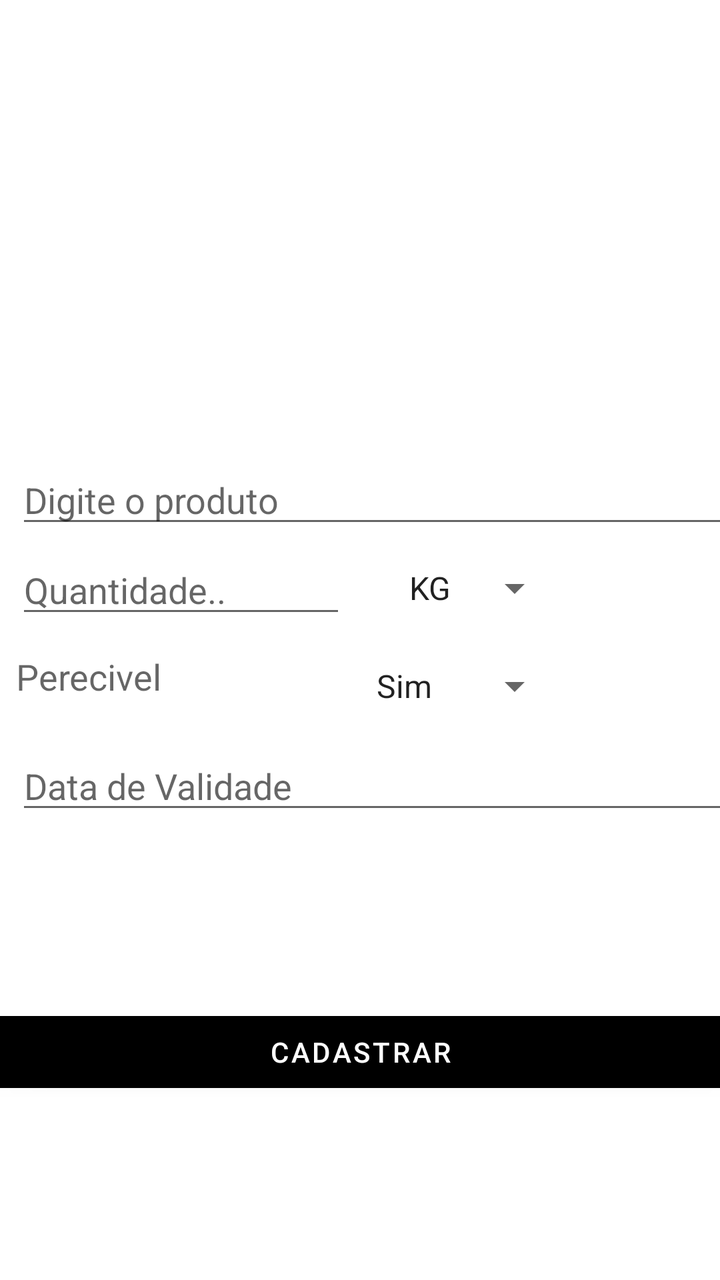
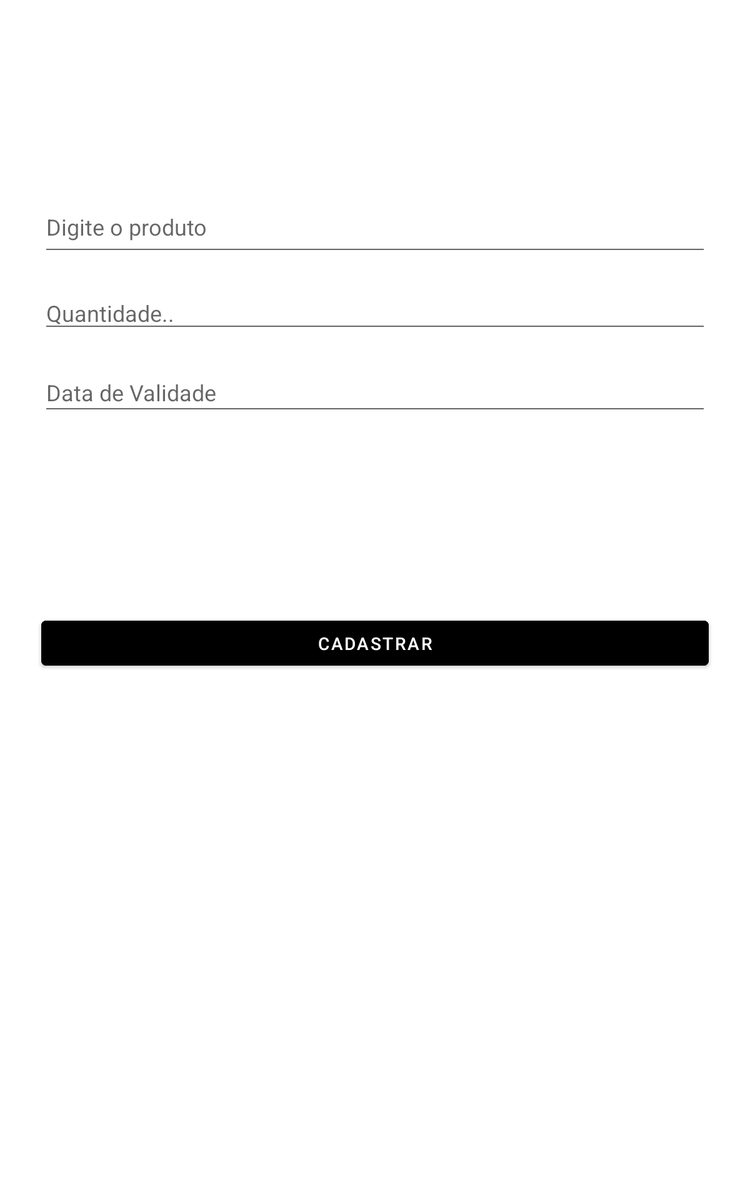

Compare how this app lays out the same screen by default and in its alternative resource folder. The renders come first, then the two layout files and the values they reference.
<!-- AndroidManifest.xml: application theme Theme.Tcc_Estoque_2009 -->
<!-- res/layout/fragment_dashboard.xml -->
<?xml version="1.0" encoding="utf-8"?>
<androidx.constraintlayout.widget.ConstraintLayout xmlns:android="http://schemas.android.com/apk/res/android"
    xmlns:app="http://schemas.android.com/apk/res-auto"
    xmlns:tools="http://schemas.android.com/tools"
    android:layout_width="match_parent"
    android:layout_height="match_parent"
    tools:context=".ui.dashboard.DashboardFragment">

    <EditText
        android:id="@+id/editText_nomeProduto"
        android:layout_width="396dp"
        android:layout_height="41dp"
        android:layout_marginStart="8dp"
        android:layout_marginTop="228dp"
        android:ems="10"
        android:hint="@string/valor_1"
        android:inputType="textPersonName"
        app:layout_constraintStart_toStartOf="parent"
        app:layout_constraintTop_toTopOf="parent" />

    <EditText
        android:id="@+id/editText_Quantidade"
        android:layout_width="165dp"
        android:layout_height="41dp"
        android:layout_marginTop="4dp"
        android:ems="10"
        android:hint="@string/valor_5"
        android:inputType="number"
        app:layout_constraintEnd_toEndOf="@+id/editText_nomeProduto"
        app:layout_constraintHorizontal_bias="0.0"
        app:layout_constraintStart_toStartOf="@+id/editText_nomeProduto"
        app:layout_constraintTop_toBottomOf="@+id/editText_nomeProduto" />

    <Spinner
        android:id="@+id/spinnerUnidade"
        android:layout_width="101dp"
        android:layout_height="42dp"
        android:layout_marginTop="4dp"
        android:entries="@array/unidades"
        android:textAlignment="viewEnd"
        app:layout_constraintEnd_toEndOf="parent"
        app:layout_constraintHorizontal_bias="0.087"
        app:layout_constraintStart_toEndOf="@+id/editText_Quantidade"
        app:layout_constraintTop_toBottomOf="@+id/editText_nomeProduto" />

    <Spinner
        android:id="@+id/spinner_Perecivel"
        android:layout_width="101dp"
        android:layout_height="40dp"
        android:layout_marginTop="8dp"
        android:entries="@array/perecivel"
        app:layout_constraintEnd_toEndOf="parent"
        app:layout_constraintHorizontal_bias="0.087"
        app:layout_constraintStart_toEndOf="@+id/textView3"
        app:layout_constraintTop_toBottomOf="@+id/spinnerUnidade" />

    <TextView
        android:id="@+id/textView3"
        android:layout_width="165dp"
        android:layout_height="33dp"
        android:layout_marginStart="8dp"
        android:layout_marginTop="12dp"
        android:hint="@string/valor_14"
        android:textAlignment="textStart"
        android:textSize="18sp"
        app:layout_constraintStart_toStartOf="parent"
        app:layout_constraintTop_toBottomOf="@+id/editText_Quantidade" />

    <EditText
        android:id="@+id/editText_dataValidade"
        android:layout_width="396dp"
        android:layout_height="41dp"
        android:layout_marginStart="8dp"
        android:layout_marginTop="8dp"
        android:layout_marginEnd="7dp"
        android:ems="10"
        android:hint="@string/valor_2"
        android:inputType="date"
        app:layout_constraintBottom_toBottomOf="parent"
        app:layout_constraintEnd_toEndOf="parent"
        app:layout_constraintHorizontal_bias="0.0"
        app:layout_constraintStart_toStartOf="parent"
        app:layout_constraintTop_toBottomOf="@+id/spinner_Perecivel"
        app:layout_constraintVertical_bias="0.0" />

    <Button
        android:id="@+id/button_cadastrarProduto"
        android:layout_width="399dp"
        android:layout_height="48dp"
        android:backgroundTint="@color/red"
        android:text="@string/valor_6"
        android:textAlignment="center"
        app:layout_constraintBottom_toBottomOf="parent"
        app:layout_constraintEnd_toEndOf="parent"
        app:layout_constraintStart_toStartOf="parent"
        app:layout_constraintTop_toBottomOf="@+id/editText_dataValidade" />

</androidx.constraintlayout.widget.ConstraintLayout>
<!-- resources referenced by this layout -->
<resources>
  <string-array name="perecivel">
          <item>Sim</item>
          <item>Não</item>
      </string-array>
  <string-array name="unidades">
          <item>KG</item>
          <item>PEÇA</item>
          <item>UNIDADE</item>
          <item>PACOTE</item>
          <item>CAIXA</item>
          <item>LITRO</item>
          <item>FARDO</item>
          <item>VIDRO</item>
          <item>FRASCO</item>
          <item>BISNAGA</item>
          <item>LATA</item>
          <item>BALDE</item>
      </string-array>
  <string name="valor_1">Digite o produto</string>
  <string name="valor_14">Perecivel</string>
  <string name="valor_2">Data de Validade</string>
  <string name="valor_5">Quantidade..</string>
  <string name="valor_6">Cadastrar</string>
  <style name="Theme.Tcc_Estoque_2009" parent="Theme.MaterialComponents.DayNight.DarkActionBar">
          
          <item name="colorPrimary">@color/purple_500</item>
          <item name="colorPrimaryVariant">@color/purple_700</item>
          <item name="colorOnPrimary">@color/white</item>
          
          <item name="colorSecondary">@color/teal_200</item>
          <item name="colorSecondaryVariant">@color/teal_700</item>
          <item name="colorOnSecondary">@color/black</item>
          
          <item name="android:statusBarColor" tools:targetApi="l">?attr/colorPrimaryVariant</item>
          
      </style>
</resources>
<!-- res/layout-large/fragment_dashboard.xml (the repository's variant of the layout above) -->
<!-- drawn on a 7-inch tablet held upright -->
<?xml version="1.0" encoding="utf-8"?>
<androidx.constraintlayout.widget.ConstraintLayout xmlns:android="http://schemas.android.com/apk/res/android"
    xmlns:app="http://schemas.android.com/apk/res-auto"
    xmlns:tools="http://schemas.android.com/tools"
    android:layout_width="match_parent"
    android:layout_height="match_parent"
    android:orientation="vertical"
    tools:context=".ui.dashboard.DashboardFragment">

    <EditText
        android:id="@+id/editText_nomeProduto"
        android:layout_width="534dp"
        android:layout_height="56dp"
        android:layout_marginTop="152dp"
        android:ems="10"
        android:hint="@string/valor_1"
        android:inputType="textPersonName"
        app:layout_constraintEnd_toEndOf="parent"
        app:layout_constraintStart_toStartOf="parent"
        app:layout_constraintTop_toTopOf="parent" />

    <EditText
        android:id="@+id/editText_Quantidade"
        android:layout_width="534dp"
        android:layout_height="wrap_content"
        android:layout_marginTop="20dp"
        android:ems="10"
        android:hint="@string/valor_5"
        android:inputType="number"
        app:layout_constraintEnd_toEndOf="@+id/editText_nomeProduto"
        app:layout_constraintHorizontal_bias="0.0"
        app:layout_constraintStart_toStartOf="@+id/editText_nomeProduto"
        app:layout_constraintTop_toBottomOf="@+id/editText_nomeProduto" />

    <EditText
        android:id="@+id/editText_dataValidade"
        android:layout_width="534dp"
        android:layout_height="46dp"
        android:layout_marginTop="20dp"
        android:ems="10"
        android:hint="@string/valor_2"
        android:inputType="date"
        app:layout_constraintEnd_toEndOf="@+id/editText_Quantidade"
        app:layout_constraintHorizontal_bias="0.0"
        app:layout_constraintStart_toStartOf="@+id/editText_Quantidade"
        app:layout_constraintTop_toBottomOf="@+id/editText_Quantidade" />

    <Button
        android:id="@+id/button_cadastrarProduto"
        android:layout_width="534dp"
        android:layout_height="48dp"
        android:backgroundTint="@color/red"
        android:text="@string/valor_6"
        android:textAlignment="center"
        app:layout_constraintBottom_toBottomOf="parent"
        app:layout_constraintEnd_toEndOf="parent"
        app:layout_constraintStart_toStartOf="parent"
        app:layout_constraintTop_toTopOf="parent"
        app:layout_constraintVertical_bias="0.538" />

</androidx.constraintlayout.widget.ConstraintLayout>
<!-- resources referenced by the variant -->
<!-- as a 7-inch tablet held upright resolves them -->
<resources>
  <string name="valor_1">Digite o produto</string>
  <string name="valor_2">Data de Validade</string>
  <string name="valor_5">Quantidade..</string>
  <string name="valor_6">Cadastrar</string>
  <style name="Theme.Tcc_Estoque_2009" parent="Theme.MaterialComponents.DayNight.DarkActionBar">
          
          <item name="colorPrimary">@color/purple_500</item>
          <item name="colorPrimaryVariant">@color/purple_700</item>
          <item name="colorOnPrimary">@color/white</item>
          
          <item name="colorSecondary">@color/teal_200</item>
          <item name="colorSecondaryVariant">@color/teal_700</item>
          <item name="colorOnSecondary">@color/black</item>
          
          <item name="android:statusBarColor" tools:targetApi="l">?attr/colorPrimaryVariant</item>
          
      </style>
</resources>
